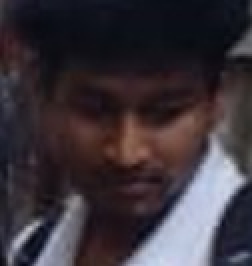
#> input picture review_images/sess-mwdnnt3z_2012844255e54fd29b1122c5ac8ff27f.jpg, 126 x 133 px (shown 2 times larger)
$ python -i quality_service.py   (imports and definitions only)   (older library calls are emulated)
#> lines starting #> are read from the running program, lines starting #| are printed output that depends on the picture
#> further down, picture is the input picture: shape (133, 126, 3); mean B, G, R 58.4, 51.6, 59.1
"""
services/quality_service.py

Drop-in module for the Smart Attendance face-recognition service.
Fixes: faces detected on CCTV but rejected by a hard blur gate.

Contains:
  1. Tunables (env-driven, no edit to core/config.py needed)
  2. Soft quality gate: blur + face size + detector confidence + head pose (yaw)
  3. Per-tier match thresholds
  4. degrade(): CCTV-style augmentation (distance blur, motion blur, JPEG) for enrollment
  5. VoteTracker: multi-frame, time-window confirmation before marking attendance

No dependency on the rest of your code. Needs: numpy, opencv-python.
"""

import os
import time
import threading
from collections import defaultdict, deque

import cv2
import numpy as np

# --------------------------------------------------------------------------
# 1. Tunables (override in .env). Starting points: tune on YOUR CCTV frames.
# --------------------------------------------------------------------------
MIN_FACE_PX_HARD = int(os.getenv("MIN_FACE_PX_HARD", 40))     # below: reject
MIN_FACE_PX_GOOD = int(os.getenv("MIN_FACE_PX_GOOD", 70))     # below: "low"
BLUR_HARD = float(os.getenv("BLUR_HARD", 15))                 # below: reject
BLUR_GOOD = float(os.getenv("BLUR_GOOD", 60))                 # below: "low"
DET_CONF_MIN = float(os.getenv("DET_CONF_MIN", 0.8))
YAW_GOOD = float(os.getenv("YAW_GOOD", 0.20))                 # near-frontal
YAW_HARD = float(os.getenv("YAW_HARD", 0.45))                 # near-profile: reject

MATCH_THRESHOLD_HIGH = float(os.getenv("MATCH_THRESHOLD_HIGH", 0.37))
MATCH_THRESHOLD_LOW = float(os.getenv("MATCH_THRESHOLD_LOW", 0.30))  # stricter

VOTES_REQUIRED = int(os.getenv("VOTES_REQUIRED", 3))
VOTE_WINDOW_SEC = int(os.getenv("VOTE_WINDOW_SEC", 180))      # 3 min window

DEGRADED_VARIANTS_PER_PHOTO = int(os.getenv("DEGRADED_VARIANTS_PER_PHOTO", 8))


# --------------------------------------------------------------------------
# 2. Quality gate
# --------------------------------------------------------------------------
# [31 lines left out: functions blur_score, yaw_ratio, not called in this run]


def quality_tier(face_bgr, det_conf=1.0, yaw=0.0):
    """Return 'reject', 'low' or 'high'. Also use quality_info() for logging."""
    return quality_info(face_bgr, det_conf, yaw)["tier"]


# [13 lines left out: function quality_info, not called in this run]


def threshold_for(tier):
    """Cosine-distance threshold: stricter for low-quality faces."""
    return MATCH_THRESHOLD_HIGH if tier == "high" else MATCH_THRESHOLD_LOW


# --------------------------------------------------------------------------
# 3. Enrollment augmentation: simulate what the CCTV sees
# --------------------------------------------------------------------------
def degrade(img_bgr):
    """One random CCTV-style degradation: distance blur, motion/gaussian blur,
    JPEG compression, slight brightness shift."""
    img = img_bgr.copy()
    h, w = img.shape[:2]
#> h = 133; w = 126

    # distance: shrink then enlarge
    s = np.random.uniform(0.25, 0.6)
    img = cv2.resize(img, (max(16, int(w * s)), max(16, int(h * s))),
                     interpolation=cv2.INTER_AREA)
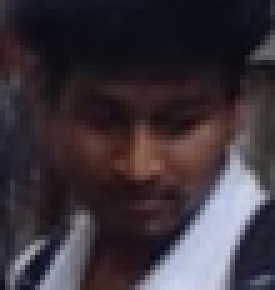
#> img: shape (58, 55, 3) (shown 5 times larger); mean B, G, R 58.4, 51.6, 59.1
    img = cv2.resize(img, (w, h), interpolation=cv2.INTER_LINEAR)
#> img: shape (133, 126, 3)

    # motion or gaussian blur
    if np.random.rand() < 0.5:
        k = int(np.random.choice([5, 7, 9]))
        kern = np.zeros((k, k), dtype=np.float32)
        kern[k // 2, :] = 1.0 / k
        # random direction
        angle = float(np.random.uniform(0, 180))
        rot = cv2.getRotationMatrix2D((k / 2 - 0.5, k / 2 - 0.5), angle, 1.0)
        kern = cv2.warpAffine(kern, rot, (k, k))
        total = kern.sum()
        if total > 0:
            kern /= total
            img = cv2.filter2D(img, -1, kern)
    else:
        k = int(np.random.choice([3, 5]))
        img = cv2.GaussianBlur(img, (k, k), 0)

    # brightness / contrast jitter
    alpha = float(np.random.uniform(0.85, 1.15))
    beta = float(np.random.uniform(-15, 15))
    img = cv2.convertScaleAbs(img, alpha=alpha, beta=beta)
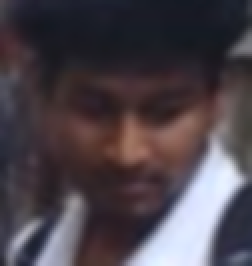
#> img: shape (133, 126, 3) (shown 2 times larger); mean B, G, R 74.8, 67.4, 75.7

    # JPEG compression artifacts
    q = int(np.random.randint(25, 60))
    ok, enc = cv2.imencode(".jpg", img, [cv2.IMWRITE_JPEG_QUALITY, q])
#> enc = 1758 values, max 255 at index 0, min 0 at index 4, mean 108.8
    if ok:
        img = cv2.imdecode(enc, cv2.IMREAD_COLOR)
    return img


# [4 lines left out: function make_degraded_variants, not called in this run]


# --------------------------------------------------------------------------
# 4. Multi-frame voting inside a time window
# --------------------------------------------------------------------------
class VoteTracker:
    """One instance per recognition session.

    add(student_id) -> True exactly once, when the student reaches
    VOTES_REQUIRED matches within VOTE_WINDOW_SEC. Then send the attendance mark.
    """

    # [20 lines left out: functions __init__, add, not called in this run]

    def count(self, student_id):
        with self._lock:
            return len(self._hits[student_id])

    # [4 lines left out: function reset, not called in this run]


# --------------------------------------------------------------------------
# Integration example (adapt names to your code)
# --------------------------------------------------------------------------
# from services.quality_service import (
#     quality_info, threshold_for, make_degraded_variants, VoteTracker, yaw_ratio)
#
# tracker = VoteTracker()                      # once per session
#
# for face in detected_faces:                  # inside your per-frame loop
#     yaw = yaw_ratio(face["left_eye"], face["right_eye"],
#                     nose=face.get("nose"),
#                     box=(fx, fy, fw, fh))
#     info = quality_info(face_crop, face["confidence"], yaw)
#     print("QUALITY", info)                   # log while tuning
#     if info["tier"] == "reject":
#         continue
#
#     student_id, dist = your_existing_matcher(face_crop)   # SVM + cosine + margin
#     if student_id and dist < threshold_for(info["tier"]):
#         if tracker.add(student_id):
#             mark_attendance(student_id)      # send to backend once
#
# # Enrollment: after your existing 12 variants
# variants += make_degraded_variants(photo_bgr)

>>> import cv2
>>> picture = cv2.imread('../review_images/sess-mwdnnt3z_2012844255e54fd29b1122c5ac8ff27f.jpg')
>>> result = degrade(picture)

$ run again, on review_images/sess-mwdnnt3z_78d089f38e2b41f280e6b2dd1d9d880b.jpg
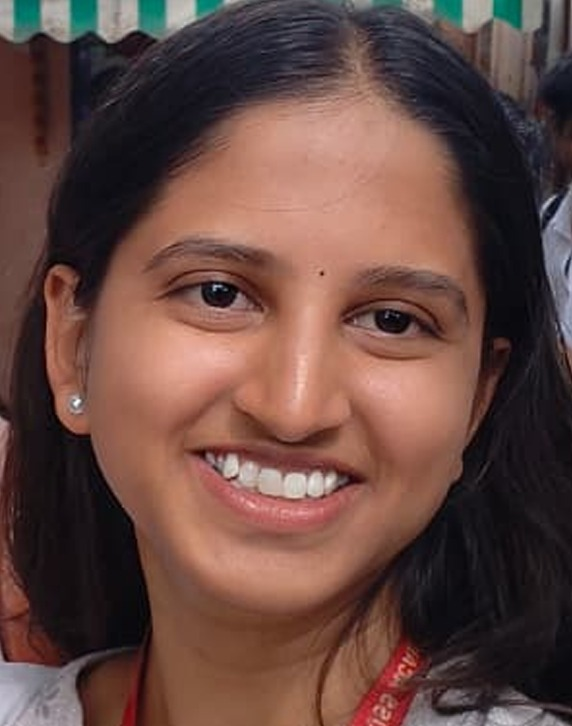
#> input picture review_images/sess-mwdnnt3z_78d089f38e2b41f280e6b2dd1d9d880b.jpg, 572 x 726 px
#> picture is the input picture: shape (726, 572, 3); mean B, G, R 66, 72.6, 102
#> in degrade, `img = cv2.convertScaleAbs(img, alpha=alpha, beta=beta)`:
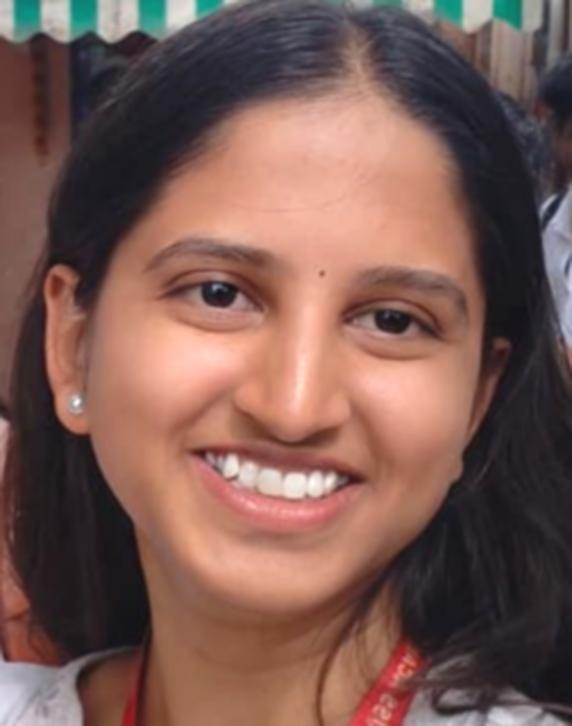
#> img: shape (726, 572, 3); mean B, G, R 83.3, 90.7, 123.2
